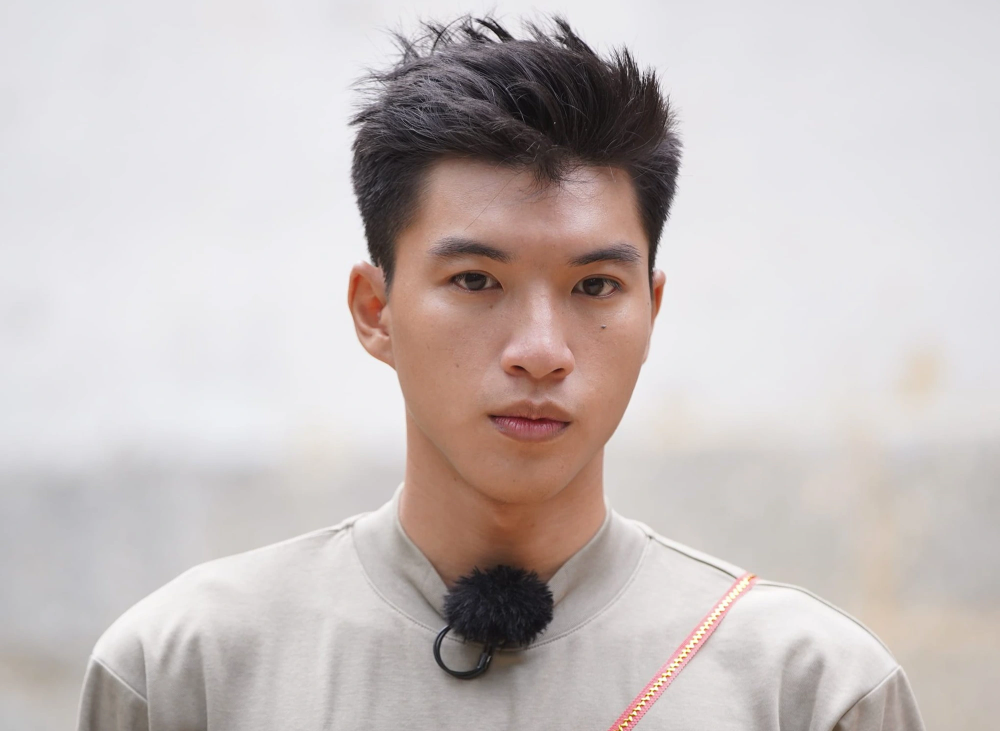
#> input picture hieu.jpg, 2000 x 1462 px (shown at 1/2 size)
$ jupyter execute --allow-errors Face.ipynb
#> lines starting #> are read from the running program, lines starting #| are printed output that depends on the picture; after the words box and inside, x2 and y2 are one past the last pixel; in counts of white or black regions, pixels touching at a corner belong together
[cell 1]
{
  "terminal.integrated.gpuAcceleration": "on"
}

[cell 2]
import os
import cv2
import pickle
import numpy as np
import glob
import tensorflow as tf
import matplotlib.pyplot as plt

from sklearn.preprocessing import LabelBinarizer
from sklearn.model_selection import train_test_split

def close_window_os():
    cv2.destroyAllWindows()
    for i in range (1,5): #trick for closing the display window on macos
        cv2.waitKey(1)

[cell 3]
image = cv2.imread('hieu.jpg', 1)
#> image is the input picture: shape (1462, 2000, 3); mean B, G, R 189.9, 191, 199.7
image = cv2.resize(image, (200, 200))
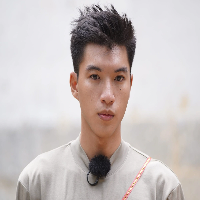
#> image: shape (200, 200, 3); mean B, G, R 189.8, 191, 199.7

facecascade = cv2.CascadeClassifier(cv2.data.haarcascades + 'haarcascade_frontalface_default.xml')

gray = cv2.cvtColor(image, cv2.COLOR_BGR2GRAY)
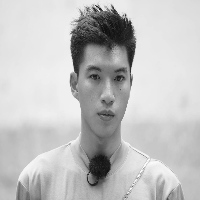
#> gray: shape (200, 200); min 13, max 252, mean 193.4

face_coordinates = facecascade.detectMultiScale(gray, 1.3, 4)
#> face_coordinates = [[69, 48, 77, 77]]

for (a, b, w, h) in face_coordinates:
    cv2.rectangle(image, (a, b), (a+w, b+h), (255, 0, 0), 2)
#> this loop made 1 pass
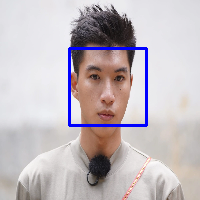
#> image: shape (200, 200, 3); 2.3% of pixels changed, all inside (x1, y1, x2, y2) = (68, 47, 148, 127)

#Question 1:
print("Face detection's coordinate: ", face_coordinates)
#| Face detection's coordinate:  [[69 48 77 77]]
cv2.imshow('frames', image)
cv2.waitKey(0)
close_window_os()

[cell 4]
face_data = []
i = 0

camera = cv2.VideoCapture(0)

facecascade = cv2.CascadeClassifier(cv2.data.haarcascades + 'haarcascade_frontalface_default.xml')

name = input('Enter your name --> ')
#> the answer given: sontung.jpg
ret = True

while(ret):
    ret, frame = camera.read()
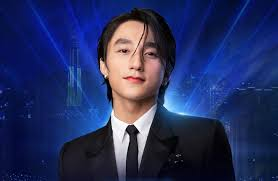
#> input picture sontung.jpg, 278 x 181 px, given in place of the camera
#> frame is the input picture: shape (181, 278, 3); mean B, G, R 96.4, 48.2, 38
    if ret == True:
        gray = cv2.cvtColor(frame, cv2.COLOR_BGR2GRAY)
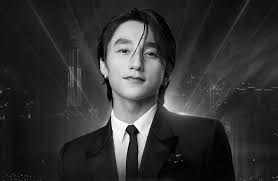
#> gray: shape (181, 278); min 0, max 255, mean 50.6

        face_coordinates = facecascade.detectMultiScale(gray, 1.3, 4)
#> face_coordinates = [[99, 22, 75, 75]]

        for (a, b, w, h) in face_coordinates:
            faces = frame[b:b+h, a:a+w, :]
            resized_faces = cv2.resize(faces, (200, 200))

            if i % 10 == 0 and len(face_data) < 10:
                face_data.append(resized_faces)
            cv2.rectangle(frame, (a, b), (a+w, b+h), (255, 0, 0), 2)
#> this loop made 1 pass
#> pass 1, `faces = frame[b:b+h, a:a+w, :]`:
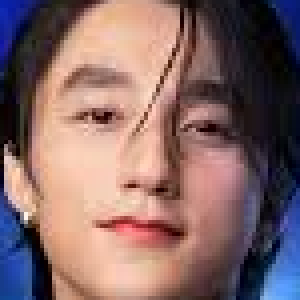
#> faces: shape (75, 75, 3) (shown 4 times larger); mean B, G, R 103.1, 104, 132.5
#> pass 1, `resized_faces = cv2.resize(faces, (200, 200))`:
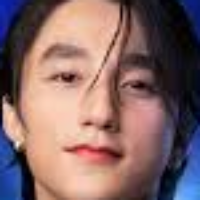
#> resized_faces: shape (200, 200, 3); mean B, G, R 103, 103.8, 132.4
#> after the loop:
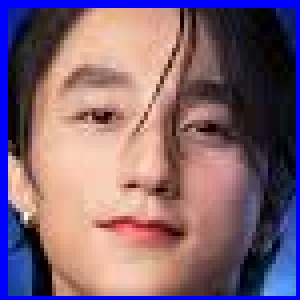
#> faces: shape (75, 75, 3) (shown 4 times larger); 7.84% of pixels changed, all inside (x1, y1, x2, y2) = (0, 0, 75, 75)
#> after the loop:
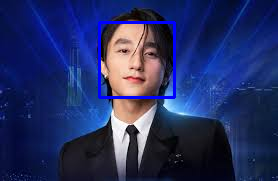
#> frame: shape (181, 278, 3); 1.78% of pixels changed, all inside (x1, y1, x2, y2) = (98, 21, 176, 99)
#> after the loop, face_data = 1 item
        i += 1

        cv2.imshow('frames', frame)

        if cv2.waitKey(1) == 27:
#> (key Esc is pressed here)
            break
    else:
        print('error')
        break

cv2.destroyAllWindows()
camera.release()
close_window_os()

face_data = np.array(face_data)
face_data = face_data.reshape(10, -1)

#> (the rest of this cell did not finish here and is left out)

#> (a cell that did not finish here is left out)

[cell 6]
with open(os.path.join('D:/Python/IOT/Face/FaceResnet/dataset/faces.pkl'), 'wb') as w:
    pickle.dump([], w)

with open(os.path.join('D:/Python/IOT/Face/FaceResnet/dataset/names.pkl'), 'wb') as file:
    pickle.dump([], file)

print("Dữ liệu trong face_data.pkl và names.pkl đã xóa.")

[cell 7]
with open('D:/Python/IOT/Face/FaceResnet/dataset/names.pkl', 'rb') as file:
    labels = pickle.load(file)
with open('D:/Python/IOT/Face/FaceResnet/dataset/faces.pkl', 'rb') as w:
    data = pickle.load(w)

imagePaths = glob.glob('D:/Python/IOT/Face/FaceResnet/dataset/*/*.jpg')
IMAGE_SIZE = 200
CLASSES = 62
BATCH_SIZE = 16
EPOCHS = 50

for imagePath in imagePaths:
    label= os.path.basename(os.path.dirname(imagePath))
    head, tail = os.path.split(imagePath)
    image = tf.io.read_file(imagePath)
    image = tf.image.decode_jpeg(image, channels=3)
    image = tf.cast(image, tf.float32)/255.0
    image = tf.image.resize(image, [IMAGE_SIZE, IMAGE_SIZE])

data = np.array(data, dtype="float32")
labels = np.array(labels)

lb = LabelBinarizer()
#> (the rest of this cell did not finish here and is left out)
